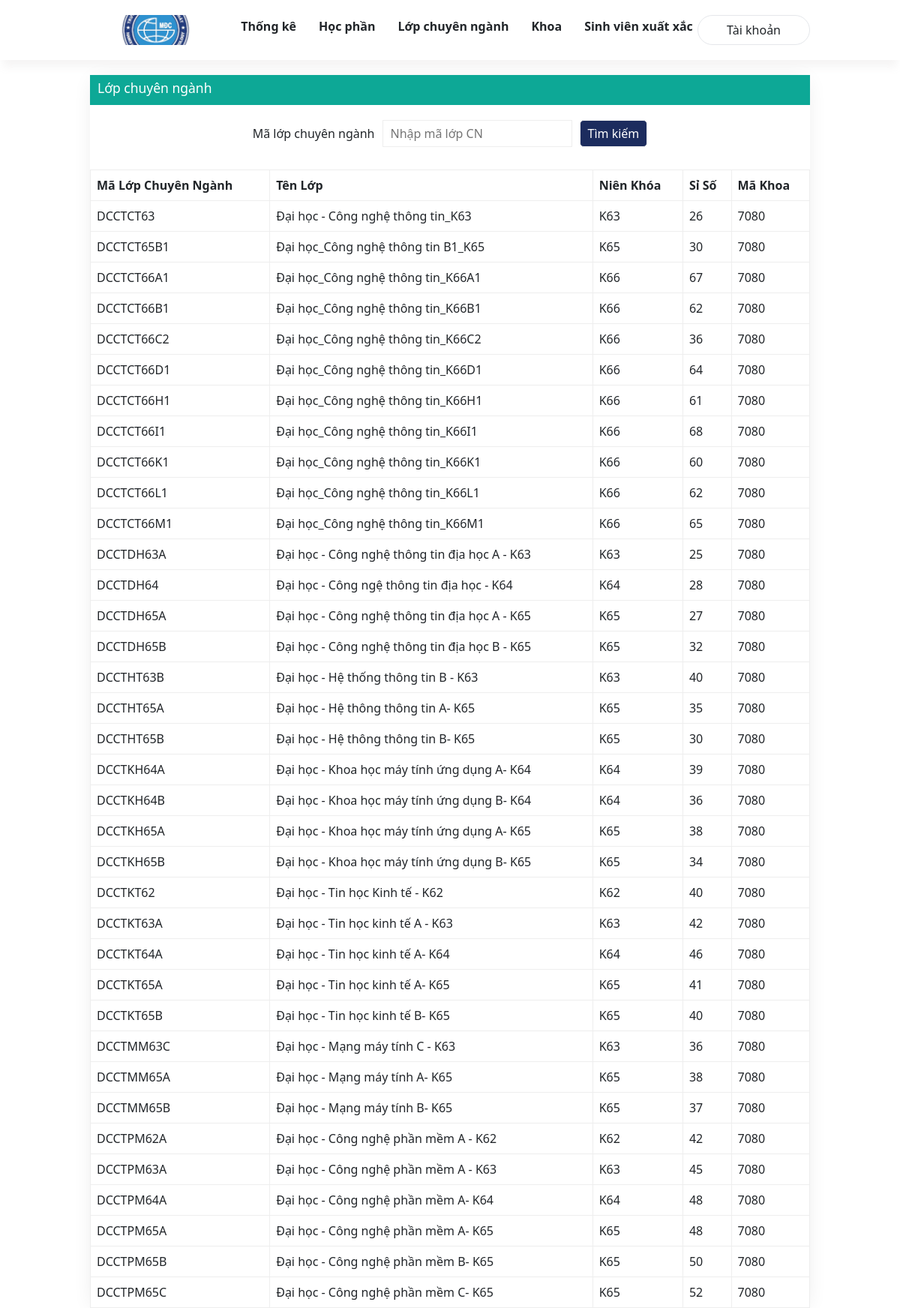
Screenshot of /lopchuyennganh.php with the database file from the repository.
### tables this page shows
CREATE TABLE `tbl_lopchuyennghanh` (
  `mlcn` varchar(10) NOT NULL,
  `tenlop` varchar(50) DEFAULT NULL,
  `nienkhoa` varchar(3) DEFAULT NULL,
  `siso` int(3) DEFAULT NULL,
  `mk` varchar(5) DEFAULT NULL
);

### lopchuyennganh.php (the view, shortened to what this page needs)
<?php
include('./database/config.php');
?>
<!DOCTYPE html>
<html lang="en">
<head>
    <link href="https://cdn.jsdelivr.net/npm/bootstrap@5.1.3/dist/css/bootstrap.min.css" rel="stylesheet"
>
    <link rel="stylesheet" href="./assets/css/style.css">
    <link href="https://fonts.cdnfonts.com/css/sf-pro-display" rel="stylesheet">
</head>
<body>
    <header class="header">
        <div class="container">
            <a href="index.php" class="logo">
                <img src="./assets/imgs/logo.png" alt="">
            </a>
            <ul class="category-list">
                <li class="category-item">
                    <a href="index.php" class="category_name">Thống kê</a>
                </li>
                <li class="category-item">
                    <a href="hocphan.php" class="category_name">Học phần</a>
                </li>
                <li class="category-item">
                    <a href="lopchuyennganh.php" class="category_name">Lớp chuyên ngành</a>
                </li>
                <li class="category-item">
                    <a href="khoa.php" class="category_name">Khoa</a>
                </li>
                <li class="category-item">
                    <a href="svxuatxac.php" class="category_name">Sinh viên xuất xắc</a>
                </li>
            </ul>
            <div class="user">
                <div class="user-outline">
                    <span>Tài khoản</span>
                </div>
            </div>
        </div>
    </header>
    <main class="content">
        <article>
            <div class="box-parent">
                <?php
                if (isset($_POST['search_btn'])) {
                    $search_content = $_POST['search_content'];
                    $sql_select     = "SELECT * FROM tbl_lopchuyennghanh WHERE mlcn LIKE '%$search_content%'";
                } else {
                    $sql_select = "SELECT * FROM tbl_lopchuyennghanh";
                }
                $stmt_select = $pdo->prepare($sql_select);
                $stmt_select->execute();
                $result_select = $stmt_select->fetchAll(PDO::FETCH_ASSOC);
                ?>
                <div class="container">
                    <div class="box">
                        <div class="header-content">
                            <h3>Lớp chuyên ngành</h3>
                        </div>
                        <div class="body-content">
                            <form action="" method="POST" class="search-content">
                                <span>Mã lớp chuyên ngành</span>
                                <input type="text" name="search_content" placeholder="Nhập mã lớp CN">
                                <button name="search_btn" class="search_btn">Tìm kiếm</button>
                            </form>
                            <table class="table-content">
                                <thead>
                                    <th>Mã Lớp Chuyên Ngành</th>
                                    <th>Tên Lớp</th>
                                    <th>Niên Khóa</th>
                                    <th>Sỉ Số</th>
                                    <th>Mã Khoa</th>
                                </thead>
                                <tbody>
                                    <?php foreach ($result_select as $row) { ?>
                                        <tr>
                                            <td>
                                                <?= $row['mlcn'] ?>
                                            </td>
                                            <td>
                                                <?= $row['tenlop'] ?>
                                            </td>
                                            <td>
                                                <?= $row['nienkhoa'] ?>
                                            </td>
                                            <td>
                                                <?= $row['siso'] ?>
                                            </td>
                                            <td>
                                                <?= $row['mk'] ?>
                                            </td>
                                        </tr>
                                    <?php } ?>
                                </tbody>
                            </table>
                        </div>
                    </div>
                </div>
            </div>
        </article>
    </main>
</body>
</html>

### assets/css/style.css (style rules this page uses)
:root { --font: 'SF Pro Display', sans-serif; --yellow: #ffdd00; --blue: #212b5b; --light_blue: #f2f4fa; --dark_blue: #1c2c5e; --white: #fff; }
a { text-decoration: none; color: inherit; cursor: pointer; }
input { display: block; }
button { cursor: pointer; }
li { list-style: none; }
.content { margin-top: 10rem; }
.container { padding-inline: 9rem; }
html { font-size: 62.5%; font-family: var(--font); }
body { background-color: var(--white); font-size: 1.6rem; }
.header { position: fixed; background-color: var(--white); top: 0; left: 0; width: 100%; height: 80px; box-shadow: 0px 13px 11px -4px rgba(157, 147, 147, 0.1); z-index: 4; }
.header .container { width: 100%; height: 100%; display: flex; justify-content: space-between; align-items: center; }
.logo { width: 175px; height: 40px; }
.logo img { width: 100%; height: 100%; object-fit: cover; }
.category-list { display: flex; align-items: center; gap: 30px; }
.category-item { position: relative; display: flex; align-items: center; gap: 5px; cursor: pointer; font-weight: 600; height: 5rem; }
.user { position: relative }
.user-outline { height: 40px; width: 150px; border: 1px solid #e5e7eb; border-radius: 20px; display: flex; align-items: center; justify-content: center; gap: 10px; }
.box-parent { width: 100%; height: 100vh; }
.box-parent .container { height: 100%; }
.header-content { background-color: rgb(13, 168, 150); color: var(--white); padding-inline: 1rem; display: flex; align-items: center; padding-block: 0.7rem; }
.box { box-shadow: 0px 3px 27px -6px rgba(0, 0, 0, 0.1); }
.body-content { margin-top: 2rem; }
.search-content { display: flex; justify-content: center; align-items: center; gap: 1rem; margin-bottom: 3rem; }
.search-content input, .search_btn { padding: 0.5rem 1rem; border: 1px solid #eee; }
.search_btn { background-color: var(--dark_blue); color: var(--white); border-radius: 0.5rem; }
.table-content { width: 100%; }
.table-content th, .table-content td { border: 1px solid #eee; padding: 0.8rem; }

### rows the page displays
tbl_lopchuyennghanh: mlcn "DCCTCT63", tenlop "Đại học - Công nghệ thông tin_K63", nienkhoa "K63", siso "26", mk "7080"
tbl_lopchuyennghanh: mlcn "DCCTCT65B1", tenlop "Đại học_Công nghệ thông tin B1_K65", nienkhoa "K65", siso "30", mk "7080"
tbl_lopchuyennghanh: mlcn "DCCTCT66A1", tenlop "Đại học_Công nghệ thông tin_K66A1", nienkhoa "K66", siso "67", mk "7080"
tbl_lopchuyennghanh: mlcn "DCCTCT66B1", tenlop "Đại học_Công nghệ thông tin_K66B1", nienkhoa "K66", siso "62", mk "7080"
tbl_lopchuyennghanh: mlcn "DCCTCT66C2", tenlop "Đại học_Công nghệ thông tin_K66C2", nienkhoa "K66", siso "36", mk "7080"
tbl_lopchuyennghanh: mlcn "DCCTCT66D1", tenlop "Đại học_Công nghệ thông tin_K66D1", nienkhoa "K66", siso "64", mk "7080"
tbl_lopchuyennghanh: mlcn "DCCTCT66H1", tenlop "Đại học_Công nghệ thông tin_K66H1", nienkhoa "K66", siso "61", mk "7080"
tbl_lopchuyennghanh: mlcn "DCCTCT66I1", tenlop "Đại học_Công nghệ thông tin_K66I1", nienkhoa "K66", siso "68", mk "7080"
tbl_lopchuyennghanh: mlcn "DCCTCT66K1", tenlop "Đại học_Công nghệ thông tin_K66K1", nienkhoa "K66", siso "60", mk "7080"
tbl_lopchuyennghanh: mlcn "DCCTCT66L1", tenlop "Đại học_Công nghệ thông tin_K66L1", nienkhoa "K66", siso "62", mk "7080"
tbl_lopchuyennghanh: mlcn "DCCTCT66M1", tenlop "Đại học_Công nghệ thông tin_K66M1", nienkhoa "K66", siso "65", mk "7080"
tbl_lopchuyennghanh: mlcn "DCCTDH63A", tenlop "Đại học - Công nghệ thông tin địa học A - K63", nienkhoa "K63", siso "25", mk "7080"
tbl_lopchuyennghanh: mlcn "DCCTDH64", tenlop "Đại học - Công ngệ thông tin địa học - K64", nienkhoa "K64", siso "28", mk "7080"
tbl_lopchuyennghanh: mlcn "DCCTDH65A", tenlop "Đại học - Công nghệ thông tin địa học A - K65", nienkhoa "K65", siso "27", mk "7080"
tbl_lopchuyennghanh: mlcn "DCCTDH65B", tenlop "Đại học - Công nghệ thông tin địa học B - K65", nienkhoa "K65", siso "32", mk "7080"
tbl_lopchuyennghanh: mlcn "DCCTHT63B", tenlop "Đại học - Hệ thống thông tin B - K63", nienkhoa "K63", siso "40", mk "7080"
tbl_lopchuyennghanh: mlcn "DCCTHT65A", tenlop "Đại học - Hệ thông thông tin A- K65", nienkhoa "K65", siso "35", mk "7080"
tbl_lopchuyennghanh: mlcn "DCCTHT65B", tenlop "Đại học - Hệ thông thông tin B- K65", nienkhoa "K65", siso "30", mk "7080"
tbl_lopchuyennghanh: mlcn "DCCTKH64A", tenlop "Đại học - Khoa học máy tính ứng dụng A- K64", nienkhoa "K64", siso "39", mk "7080"
tbl_lopchuyennghanh: mlcn "DCCTKH64B", tenlop "Đại học - Khoa học máy tính ứng dụng B- K64", nienkhoa "K64", siso "36", mk "7080"
tbl_lopchuyennghanh: mlcn "DCCTKH65A", tenlop "Đại học - Khoa học máy tính ứng dụng A- K65", nienkhoa "K65", siso "38", mk "7080"
tbl_lopchuyennghanh: mlcn "DCCTKH65B", tenlop "Đại học - Khoa học máy tính ứng dụng B- K65", nienkhoa "K65", siso "34", mk "7080"
tbl_lopchuyennghanh: mlcn "DCCTKT62", tenlop "Đại học - Tin học Kinh tế - K62", nienkhoa "K62", siso "40", mk "7080"
tbl_lopchuyennghanh: mlcn "DCCTKT63A", tenlop "Đại học - Tin học kinh tế A - K63", nienkhoa "K63", siso "42", mk "7080"
tbl_lopchuyennghanh: mlcn "DCCTKT64A", tenlop "Đại học - Tin học kinh tế A- K64", nienkhoa "K64", siso "46", mk "7080"
tbl_lopchuyennghanh: mlcn "DCCTKT65A", tenlop "Đại học - Tin học kinh tế A- K65", nienkhoa "K65", siso "41", mk "7080"
tbl_lopchuyennghanh: mlcn "DCCTKT65B", tenlop "Đại học - Tin học kinh tế B- K65", nienkhoa "K65", siso "40", mk "7080"
tbl_lopchuyennghanh: mlcn "DCCTMM63C", tenlop "Đại học - Mạng máy tính C - K63", nienkhoa "K63", siso "36", mk "7080"
tbl_lopchuyennghanh: mlcn "DCCTMM65A", tenlop "Đại học - Mạng máy tính A- K65", nienkhoa "K65", siso "38", mk "7080"
tbl_lopchuyennghanh: mlcn "DCCTMM65B", tenlop "Đại học - Mạng máy tính B- K65", nienkhoa "K65", siso "37", mk "7080"
tbl_lopchuyennghanh: mlcn "DCCTPM62A", tenlop "Đại học - Công nghệ phần mềm A - K62", nienkhoa "K62", siso "42", mk "7080"
tbl_lopchuyennghanh: mlcn "DCCTPM63A", tenlop "Đại học - Công nghệ phần mềm A - K63", nienkhoa "K63", siso "45", mk "7080"
tbl_lopchuyennghanh: mlcn "DCCTPM64A", tenlop "Đại học - Công nghệ phần mềm A- K64", nienkhoa "K64", siso "48", mk "7080"
tbl_lopchuyennghanh: mlcn "DCCTPM65A", tenlop "Đại học - Công nghệ phần mềm A- K65", nienkhoa "K65", siso "48", mk "7080"
tbl_lopchuyennghanh: mlcn "DCCTPM65B", tenlop "Đại học - Công nghệ phần mềm B- K65", nienkhoa "K65", siso "50", mk "7080"
tbl_lopchuyennghanh: mlcn "DCCTPM65C", tenlop "Đại học - Công nghệ phần mềm C- K65", nienkhoa "K65", siso "52", mk "7080"
